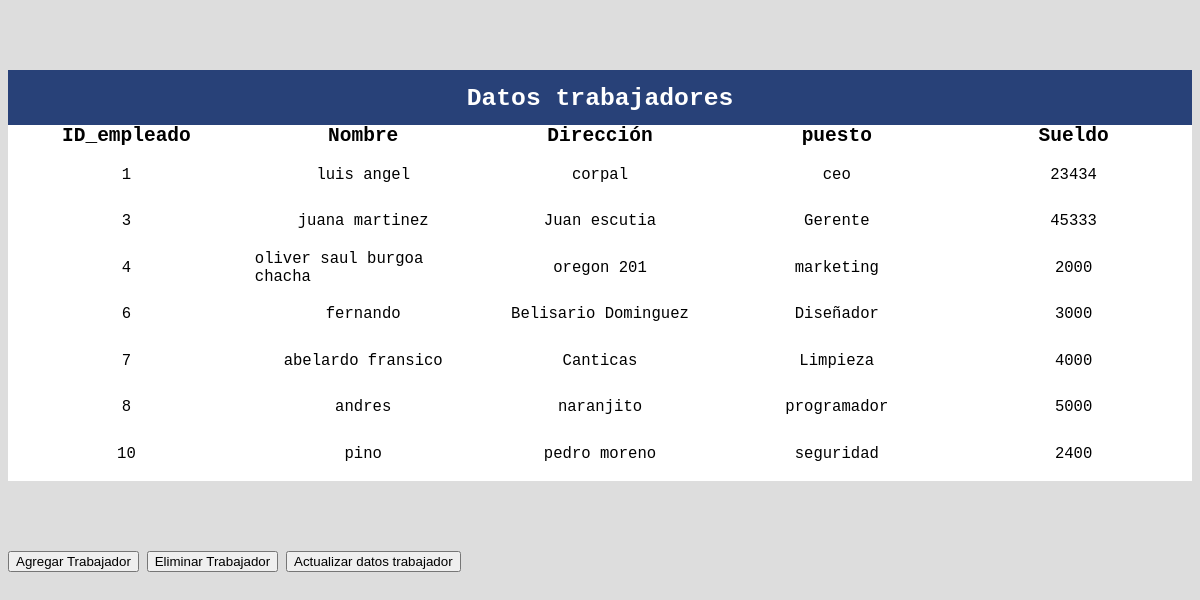
The page /crud/trabajadores1.php on the database its author committed.
### tables this page shows
CREATE TABLE `trabajadores` (
  `ID_empleado` int(11) NOT NULL,
  `nombre` varchar(40) NOT NULL,
  `dirección` varchar(70) NOT NULL,
  `puesto` varchar(20) NOT NULL,
  `sueldos` varchar(8) NOT NULL
);

### crud/trabajadores1.php (the view, shortened to what this page needs)
<?php
include("conexionTra.php");
$user = "SELECT * from trabajadores ";
?>
<!doctype html>
<html lang="es">
<head>
</head>
<link rel="stylesheet"
          href="estilo.css">
<body>
<div class="container-table">
    <div class="table__title">Datos trabajadores</div>
    <div class="table__header">ID_empleado</div>
    <div class="table__header">Nombre</div>
    <div class="table__header">Dirección</div>
    <div class="table__header">puesto</div>
    <div class="table__header">Sueldo</div>
<?php $resultado=mysqli_query($conexion, $user);
while($filas=mysqli_fetch_array($resultado)){ ?>
<div class="table__item"><?php echo $filas["ID_empleado"];?></div>
<div class="table__item"><?php echo $filas["nombre"];?></div>
<div class="table__item"><?php echo $filas["dirección"];?></div>
<div class="table__item"><?php echo $filas["puesto"];?></div>
<div class="table__item"><?php echo $filas["sueldos"];?></div>
<?php  }  mysqli_free_result($resultado);?>
</div>
<button onclick="location.href='Alta1.php'">Agregar Trabajador</button>
<button onclick="location.href='BorrarTraba1.php'">Eliminar Trabajador</button>
<button onclick="location.href='Actualizar1.php'">Actualizar datos trabajador</button>
</body>
</html>

### crud/estilo.css (style rules this page uses)
body { background: #ddd; font-family: monospace; }
.container-table { width: 100%; background:white; margin: 70px auto; display: grid; grid-template-columns: repeat(5, 1fr); grid-auto-rows: 55px auto; }
.table__title { grid-column-start: 1; grid-column-end: 6; background: rgba(40,65,120,1); color: white; display: flex; justify-content: center; align-items: center; font-weight: bold; font-size: 1.9em; }
.table__header, .table__item { display: flex; justify-content: center; align-items: center; }
.table__header { font-weight: bold; font-size: 1.5em; }
.table__item { padding: 10px; font-size: 1.2em; }

### rows shown on the page
trabajadores: ID_empleado "1", nombre "luis angel", dirección "corpal", puesto "ceo", sueldos "23434"
trabajadores: ID_empleado "3", nombre "juana martinez", dirección "Juan escutia", puesto "Gerente", sueldos "45333"
trabajadores: ID_empleado "4", nombre "oliver saul burgoa chacha", dirección "oregon 201", puesto "marketing", sueldos "2000"
trabajadores: ID_empleado "6", nombre "fernando", dirección "Belisario Dominguez", puesto "Diseñador", sueldos "3000"
trabajadores: ID_empleado "7", nombre "abelardo fransico", dirección "Canticas", puesto "Limpieza", sueldos "4000"
trabajadores: ID_empleado "8", nombre "andres", dirección "naranjito", puesto "programador", sueldos "5000"
trabajadores: ID_empleado "10", nombre "pino", dirección "pedro moreno", puesto "seguridad", sueldos "2400"
